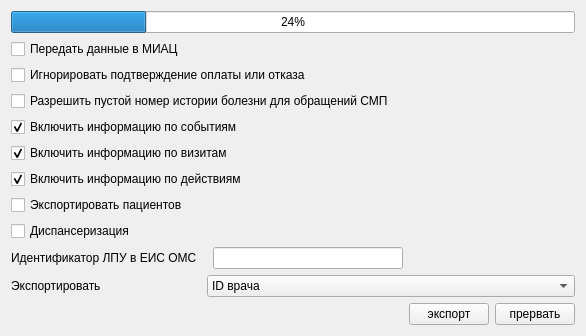
<?xml version="1.0" encoding="UTF-8"?>
<ui version="4.0">
 <class>ExportEISOMSPage1</class>
 <widget class="QWidget" name="ExportEISOMSPage1">
  <property name="geometry">
   <rect>
    <x>0</x>
    <y>0</y>
    <width>586</width>
    <height>324</height>
   </rect>
  </property>
  <property name="windowTitle">
   <string>Form</string>
  </property>
  <layout class="QGridLayout" name="gridLayout">
   <item row="9" column="0" colspan="5">
    <widget class="QCheckBox" name="chkExportClients">
     <property name="text">
      <string>Экспортировать пациентов</string>
     </property>
    </widget>
   </item>
   <item row="8" column="0" colspan="5">
    <widget class="QCheckBox" name="chkIncludeActions">
     <property name="text">
      <string>Включить информацию по действиям</string>
     </property>
     <property name="checked">
      <bool>true</bool>
     </property>
    </widget>
   </item>
   <item row="7" column="0" colspan="5">
    <widget class="QCheckBox" name="chkIncludeVisits">
     <property name="text">
      <string>Включить информацию по визитам</string>
     </property>
     <property name="checked">
      <bool>true</bool>
     </property>
    </widget>
   </item>
   <item row="3" column="0" colspan="5">
    <widget class="QCheckBox" name="chkIgnoreConfirmation">
     <property name="text">
      <string>Игнорировать подтверждение оплаты или отказа</string>
     </property>
    </widget>
   </item>
   <item row="14" column="3">
    <widget class="QPushButton" name="btnExport">
     <property name="text">
      <string>экспорт</string>
     </property>
    </widget>
   </item>
   <item row="2" column="0" colspan="5">
    <widget class="QCheckBox" name="chkSendToMIAC">
     <property name="text">
      <string>Передать данные в МИАЦ</string>
     </property>
    </widget>
   </item>
   <item row="12" column="0" colspan="2">
    <widget class="QLabel" name="lblEisLpuId">
     <property name="text">
      <string>Идентификатор ЛПУ в ЕИС ОМС</string>
     </property>
     <property name="buddy">
      <cstring>edtEisLpuId</cstring>
     </property>
    </widget>
   </item>
   <item row="0" column="0" colspan="5">
    <widget class="CProgressBar" name="progressBar">
     <property name="value">
      <number>24</number>
     </property>
    </widget>
   </item>
   <item row="12" column="2">
    <widget class="QLineEdit" name="edtEisLpuId"/>
   </item>
   <item row="6" column="0" colspan="5">
    <widget class="QCheckBox" name="chkIncludeEvents">
     <property name="text">
      <string>Включить информацию по событиям</string>
     </property>
     <property name="checked">
      <bool>true</bool>
     </property>
    </widget>
   </item>
   <item row="1" column="0" colspan="5">
    <spacer>
     <property name="orientation">
      <enum>Qt::Vertical</enum>
     </property>
     <property name="sizeHint" stdset="0">
      <size>
       <width>20</width>
       <height>40</height>
      </size>
     </property>
    </spacer>
   </item>
   <item row="14" column="4">
    <widget class="QPushButton" name="btnCancel">
     <property name="text">
      <string>прервать</string>
     </property>
    </widget>
   </item>
   <item row="13" column="0">
    <widget class="QLabel" name="label">
     <property name="text">
      <string>Экспортировать</string>
     </property>
    </widget>
   </item>
   <item row="13" column="1" colspan="4">
    <widget class="QComboBox" name="cmbPersonFormat">
     <item>
      <property name="text">
       <string>ID врача</string>
      </property>
     </item>
     <item>
      <property name="text">
       <string>Код врача</string>
      </property>
     </item>
     <item>
      <property name="text">
       <string>Региональный код врача</string>
      </property>
     </item>
     <item>
      <property name="text">
       <string>Федеральный код врача</string>
      </property>
     </item>
    </widget>
   </item>
   <item row="14" column="0">
    <spacer>
     <property name="orientation">
      <enum>Qt::Horizontal</enum>
     </property>
     <property name="sizeHint" stdset="0">
      <size>
       <width>40</width>
       <height>20</height>
      </size>
     </property>
    </spacer>
   </item>
   <item row="10" column="0" colspan="2">
    <widget class="QCheckBox" name="chkDD">
     <property name="text">
      <string>Диспансеризация</string>
     </property>
    </widget>
   </item>
   <item row="5" column="0" colspan="5">
    <widget class="QCheckBox" name="chkEnableEmptySMPIllhistory">
     <property name="toolTip">
      <string>Если номер истории болезни не задан, а ввод пустого номера запрещен, в поле ILLHISTORY попадает внешний идентификатор обращения при наличии, либо идентификатор пациента в системе.</string>
     </property>
     <property name="text">
      <string>Разрешить пустой номер истории болезни для обращений СМП</string>
     </property>
    </widget>
   </item>
  </layout>
 </widget>
 <customwidgets>
  <customwidget>
   <class>CProgressBar</class>
   <extends>QProgressBar</extends>
   <header>library/ProgressBar.h</header>
  </customwidget>
 </customwidgets>
 <tabstops>
  <tabstop>chkSendToMIAC</tabstop>
  <tabstop>chkIgnoreConfirmation</tabstop>
  <tabstop>chkIncludeEvents</tabstop>
  <tabstop>chkIncludeVisits</tabstop>
  <tabstop>chkIncludeActions</tabstop>
  <tabstop>chkExportClients</tabstop>
  <tabstop>chkDD</tabstop>
  <tabstop>edtEisLpuId</tabstop>
  <tabstop>cmbPersonFormat</tabstop>
  <tabstop>btnExport</tabstop>
  <tabstop>btnCancel</tabstop>
 </tabstops>
 <resources/>
 <connections/>
</ui>
